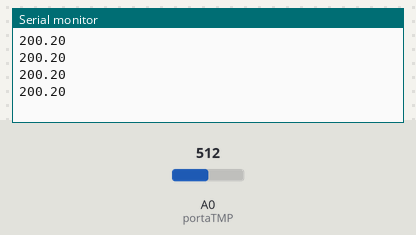
Recording of a sketch running on a simulated Arduino Uno, built with avr-gcc and run on an emulated ATmega328P. Shown: the last lines printed to the serial monitor. The inputs (shaded band) are chosen by the test bench; at power-on: A0 (portaTMP) = 512.

Above: at 1.2 s.
1.3 s: A0 (portaTMP) set to 716
At 1.71 s:
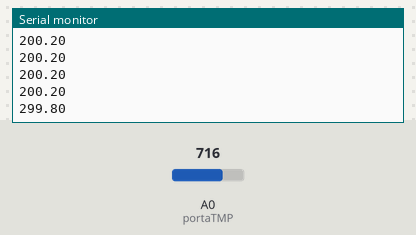
2.8 s: A0 (portaTMP) set to 900
At 2.91 s:
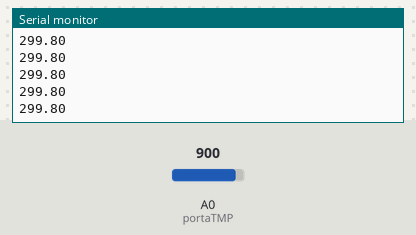
Timing chart, 0 to 5.8 s (numbered marks = the images above; inputs shaded):
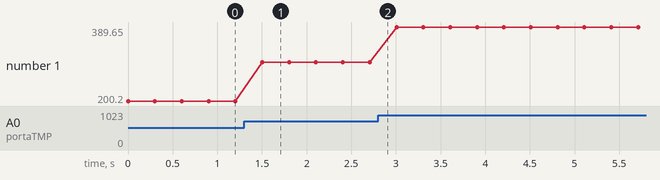

Measured:
- after the input at 1.3 s, the serial monitor: prints a new line after 0.20 s (image 1)
- plotted number 1: 200.2 → 299.8 after the input at 1.3 s, 299.8 → 389.65 after the input at 2.8 s

The sketch:

sensor_tmp.ino
```cpp
#define portaTMP A0
int valor_analogico;
float temperatura;

void setup()
{
  Serial.begin(9600);
}

void loop()
{
  valor_analogico = analogRead(portaTMP);
  temperatura = 125.0*(valor_analogico-102.0)/256.0;
  Serial.println(temperatura);
  delay(300);
}
```
